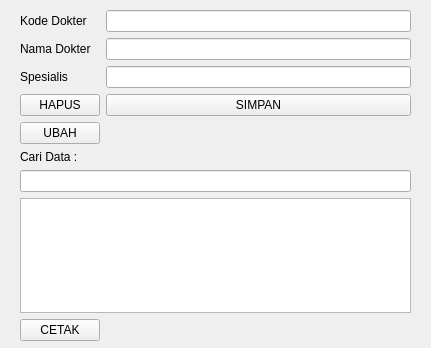
<?xml version="1.0" encoding="UTF-8"?>
<ui version="4.0">
 <class>Form</class>
 <widget class="QWidget" name="Form">
  <property name="geometry">
   <rect>
    <x>0</x>
    <y>0</y>
    <width>431</width>
    <height>348</height>
   </rect>
  </property>
  <property name="windowTitle">
   <string>Form</string>
  </property>
  <widget class="QWidget" name="formLayoutWidget">
   <property name="geometry">
    <rect>
     <x>20</x>
     <y>10</y>
     <width>391</width>
     <height>331</height>
    </rect>
   </property>
   <layout class="QFormLayout" name="formLayout">
    <item row="0" column="0">
     <widget class="QLabel" name="kodeDokterLabel">
      <property name="text">
       <string>Kode Dokter</string>
      </property>
     </widget>
    </item>
    <item row="0" column="1">
     <widget class="QLineEdit" name="kodeDokterLineEdit"/>
    </item>
    <item row="1" column="0">
     <widget class="QLabel" name="namaDokterLabel">
      <property name="text">
       <string>Nama Dokter</string>
      </property>
     </widget>
    </item>
    <item row="1" column="1">
     <widget class="QLineEdit" name="namaDokterLineEdit"/>
    </item>
    <item row="2" column="0">
     <widget class="QLabel" name="spesialisLabel">
      <property name="text">
       <string>Spesialis</string>
      </property>
     </widget>
    </item>
    <item row="2" column="1">
     <widget class="QLineEdit" name="spesialisLineEdit"/>
    </item>
    <item row="3" column="1">
     <widget class="QPushButton" name="simpanButton">
      <property name="text">
       <string>SIMPAN</string>
      </property>
     </widget>
    </item>
    <item row="3" column="0">
     <widget class="QPushButton" name="hapusButton">
      <property name="text">
       <string>HAPUS</string>
      </property>
     </widget>
    </item>
    <item row="4" column="0">
     <widget class="QPushButton" name="ubahButton">
      <property name="text">
       <string>UBAH</string>
      </property>
     </widget>
    </item>
    <item row="7" column="0" colspan="2">
     <widget class="QLabel" name="CariLabel">
      <property name="text">
       <string>Cari Data :</string>
      </property>
     </widget>
    </item>
    <item row="8" column="0" colspan="2">
     <widget class="QLineEdit" name="cariLineEdit"/>
    </item>
    <item row="9" column="0" colspan="2">
     <widget class="QTableWidget" name="dokterTableWidget"/>
    </item>
    <item row="10" column="0">
     <widget class="QPushButton" name="cetakButton">
      <property name="text">
       <string>CETAK</string>
      </property>
     </widget>
    </item>
   </layout>
  </widget>
 </widget>
 <resources/>
 <connections/>
</ui>
